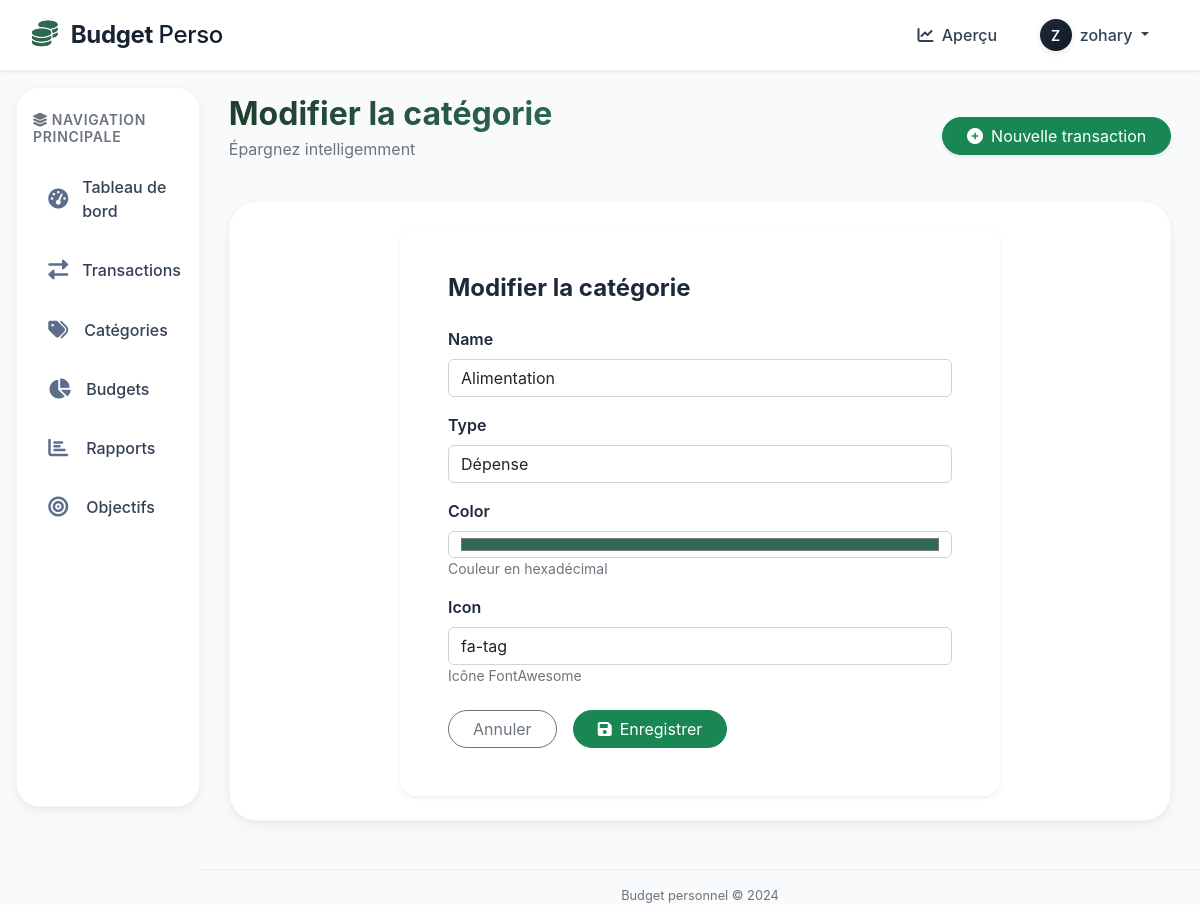
The app's page /categories/edit/1/ (signed in) with its own data.
### budget/models.py (models this page shows, shortened)
class Category(models.Model):
    TYPE_CHOICES = (
        ('income', 'Revenu'),
        ('expense', 'Dépense'),
    )
    name = models.CharField(max_length=100)
    type = models.CharField(max_length=10, choices=TYPE_CHOICES, default='expense')
    user = models.ForeignKey(User, on_delete=models.CASCADE, related_name='categories')
    color = models.CharField(max_length=7, default='#2d6a4f', help_text="Couleur en hexadécimal")
    icon = models.CharField(max_length=50, default='fa-tag', help_text="Icône FontAwesome")
    created_at = models.DateTimeField(auto_now_add=True)
    class Meta:
        unique_together = ['name', 'user']
        verbose_name_plural = "Categories"

### budget/views.py (the view)
# urls.py: path('categories/edit/<int:pk>/', views.category_update, name='category_update'),
@login_required
def category_update(request, pk):
    category = get_object_or_404(Category, pk=pk, user=request.user)
    if request.method == 'POST':
        form = CategoryForm(request.POST, instance=category)
        if form.is_valid():
            form.save()
            messages.success(request, 'Catégorie modifiée avec succès !')
            return redirect('category_list')
    else:
        form = CategoryForm(instance=category)
    return render(request, 'budget/category_form.html', {'form': form, 'title': 'Modifier la catégorie'})

### budget/forms.py
class CategoryForm(forms.ModelForm):
    class Meta:
        model = Category
        fields = ['name', 'type', 'color', 'icon']
        widgets = {
            'name': forms.TextInput(attrs={'class': 'form-control'}),
            'type': forms.Select(attrs={'class': 'form-control'}),
            'color': forms.TextInput(attrs={'type': 'color', 'class': 'form-control'}),
            'icon': forms.TextInput(attrs={'class': 'form-control', 'placeholder': 'fa-tag'}),
        }

### budget/templates/budget/category_form.html (shortened to what this page needs)
{% extends "base.html" %}
{% load static %}
{% block content %}
<div class="container">
    <div class="form-card">
        <div class="card border-0 shadow-sm rounded-4">
            <div class="card-body p-5">
                <h4 class="fw-bold mb-4">{{ title }}</h4>
                <form method="post">
                    {% for field in form %}
                    <div class="mb-3">
                        <label class="form-label fw-semibold">{{ field.label }}</label>
                        {{ field }}
                        {% if field.help_text %}
                        <small class="text-muted d-block">{{ field.help_text }}</small>
                        {% endif %}
                    </div>
                    {% endfor %}
                    <div class="d-flex gap-3 mt-4">
                        <a href="{% url 'category_list' %}" class="btn btn-outline-secondary rounded-pill px-4">
                            Annuler
                        </a>
                        <button type="submit" class="btn btn-success rounded-pill px-4">
                            <i class="fas fa-save me-2"></i>Enregistrer
                        </button>
                    </div>
                </form>
            </div>
        </div>
    </div>
</div>
{% endblock %}

### budget/templates/base.html (shortened to what this page needs)
{% load static %}
<!DOCTYPE html>
<html lang="fr">
<head>
    <link href="{% static 'bootstrap/css/bootstrap.min.css' %}" rel="stylesheet">
    <link rel="stylesheet" href="https://cdnjs.cloudflare.com/ajax/libs/font-awesome/6.0.0-beta3/css/all.min.css">
</head>
<body>
    {% if user.is_authenticated %}
    <nav class="navbar navbar-expand-lg nav-horizontal sticky-top">
        <div class="container-fluid px-0 px-lg-2">
            <a class="navbar-brand" href="{% url 'dashboard' %}">
                <i class="fas fa-coins"></i>
                Budget <span style="font-weight: 500;">Perso</span>
            </a>
            <div class="collapse navbar-collapse" id="navbarHorizontal">
                <ul class="navbar-nav ms-auto mb-2 mb-lg-0 align-items-center gap-1">
                    <li class="nav-item">
                        <a class="nav-link-horizontal" href="{% url 'dashboard' %}"><i class="fas fa-chart-line me-1"></i> Aperçu</a>
                    </li>
                    <li class="nav-item dropdown">
                        <a class="nav-link-horizontal dropdown-toggle" href="#" id="userDropdown" role="button" data-bs-toggle="dropdown" aria-expanded="false">
                            <div class="user-avatar d-inline-flex me-1" style="width: 32px;height: 32px;font-size: 14px;">
                                <span>{{ user.username|make_list|first|upper }}</span>
                            </div>
                            <span class="d-none d-md-inline">{{ user.get_full_name|default:user.username }}</span>
                        </a>
                    </li>
                </ul>
            </div>
        </div>
    </nav>
    <div class="container-fluid px-0">
        <div class="row g-0">
            <div class="col-12 col-md-4 col-lg-3 col-xl-2">
                <div class="sidebar-vertical">
                    <div class="px-1 mb-3 d-none d-md-block">
                        <h6 class="text-uppercase text-muted small fw-semibold tracking-wide">
                            <i class="fas fa-layer-group me-1"></i>Navigation principale
                        </h6>
                    </div>
                    <ul class="nav-vertical">
                        <li class="nav-item-vertical">
                            <a class="nav-link-vertical {% if request.resolver_match.url_name == 'dashboard' %}active{% endif %}" href="{% url 'dashboard' %}">
                                <i class="fas fa-tachometer-alt"></i>
                                <span>Tableau de bord</span>
                            </a>
                        </li>
                        <li class="nav-item-vertical">
                            <a class="nav-link-vertical {% if request.resolver_match.url_name == 'transaction_list' %}active{% endif %}" href="{% url 'transaction_list' %}">
                                <i class="fas fa-exchange-alt"></i>
                                <span>Transactions</span>
                            </a>
                        </li>
                        <li class="nav-item-vertical">
                            <a class="nav-link-vertical {% if request.resolver_match.url_name == 'category_list' %}active{% endif %}" href="{% url 'category_list' %}">
                                <i class="fas fa-tags"></i>
                                <span>Catégories</span>
                            </a>
                        </li>
                        <li class="nav-item-vertical">
                            <a class="nav-link-vertical {% if request.resolver_match.url_name == 'budget_list' %}active{% endif %}" href="{% url 'budget_list' %}">
                                <i class="fas fa-chart-pie"></i>
                                <span>Budgets</span>
                            </a>
                        </li>
                        <li class="nav-item-vertical">
                            <a class="nav-link-vertical {% if request.resolver_match.url_name == 'report_list' %}active{% endif %}" href="{% url 'report_list' %}">
                                <i class="fas fa-chart-bar"></i>
                                <span>Rapports</span>
                            </a>
                        </li>
                        <li class="nav-item-vertical">
                            <a class="nav-link-vertical {% if request.resolver_match.url_name == 'goal_list' %}active{% endif %}" href="{% url 'goal_list' %}">
                                <i class="fas fa-bullseye"></i>
                                <span>Objectifs</span>
                            </a>
                        </li>
                    </ul>
                </div>
            </div>
            <div class="col-12 col-md-8 col-lg-9 col-xl-10">
                <div class="main-content">
                    {% block page_header %}
                    <div class="d-flex flex-wrap justify-content-between align-items-center mb-4">
                        <div>
                            <h2 class="fw-bold mb-1" style="background: linear-gradient(135deg, #1f3b2c,#2d6a4f); -webkit-background-clip: text; background-clip: text; color: transparent;">
                            {% block page_title %}Bienvenue sur votre espace budget{% endblock %}</h2>
                            <p class="text-muted">Épargnez intelligemment</p>
                        </div>
                        <div>
                            <a href="{% url 'transaction_create' %}" class="btn btn-success rounded-pill shadow-sm px-4">
                                <i class="fas fa-plus-circle me-2"></i>Nouvelle transaction
                            </a>
                        </div>
                    </div>
                    {% endblock %}
                    <div class="content-card hover-lift">
                        {% block content %}{% endblock %}
                    </div>
                </div>
                <footer class="text-center text-muted mt-4 pt-3">
                    <span>Budget personnel © 2024</span>
                </footer>
            </div>
        </div>
    </div>
    {% else %}
        {% block auth_content %}{% endblock %}
    {% endif %}
</body>
</html>

### budget/templates/base.html (style rules this page uses)
:root { --primary-gradient: linear-gradient(135deg, #1e2b3c 0%, #0f1a24 100%); --accent-color: #2d6a4f; --accent-hover: #40916c; --sidebar-bg: #ffffff; --card-shadow: 0 8px 20px rgba(0,0,0,0.03), 0 2px 6px rgba(0,0,0,0.05); --transition-fast: all 0.2s ease; }
body { font-family: 'Inter', sans-serif; background-color: #f8fafc; overflow-x: hidden; color: #1e293b; }
.nav-horizontal { background: rgba(255, 255, 255, 0.96); backdrop-filter: blur(8px); box-shadow: 0 1px 3px rgba(0,0,0,0.05), 0 1px 2px rgba(0,0,0,0.03); padding: 0.75rem 1.5rem; border-bottom: 1px solid rgba(0,0,0,0.05); }
.navbar-brand { font-weight: 700; font-size: 1.5rem; background: var(--primary-gradient); -webkit-background-clip: text; background-clip: text; color: transparent !important; letter-spacing: -0.3px; }
.navbar-brand i { background: none; color: #2d6a4f; margin-right: 8px; font-size: 1.6rem; }
.nav-link-horizontal { color: #334155; font-weight: 500; border-radius: 40px; padding: 0.5rem 1rem !important; margin: 0 0.2rem; transition: var(--transition-fast); text-decoration: none; }
.user-avatar { width: 38px; height: 38px; background: var(--primary-gradient); border-radius: 50%; display: inline-flex; align-items: center; justify-content: center; color: white; font-weight: 600; box-shadow: 0 2px 6px rgba(0,0,0,0.1); }
.sidebar-vertical { background-color: var(--sidebar-bg); border-radius: 24px; margin: 1rem 0 1rem 1rem; box-shadow: var(--card-shadow); padding: 1.5rem 0.75rem; height: calc(100vh - 80px); position: sticky; top: 80px; transition: var(--transition-fast); border: 1px solid rgba(0,0,0,0.03); }
.nav-vertical { display: flex; flex-direction: column; gap: 0.5rem; padding-left: 0; }
.nav-item-vertical { list-style: none; }
.nav-link-vertical { display: flex; align-items: center; gap: 14px; padding: 0.85rem 1.2rem; border-radius: 18px; color: #334155; font-weight: 500; transition: var(--transition-fast); text-decoration: none; }
.nav-link-vertical i { width: 24px; font-size: 1.25rem; color: #5b6e8c; transition: var(--transition-fast); }
.main-content { padding: 1.5rem 1.8rem; min-height: calc(100vh - 76px); }
.content-card { background: white; border-radius: 28px; box-shadow: var(--card-shadow); padding: 1.5rem; transition: all 0.2s; border: 1px solid rgba(0,0,0,0.03); }
.hover-lift { transition: transform 0.2s, box-shadow 0.2s; }
footer { font-size: 0.8rem; border-top: 1px solid #e9ecef; margin-top: 2rem; }
.tracking-wide { letter-spacing: 0.05em; }

### budget/templates/budget/category_form.html (style rules this page uses)
.form-card { max-width: 600px; margin: 0 auto; }

### records on screen
Category: form "Alimentation" "Dépense" "#2d6a4f" "fa-tag"

### other values on screen
{{ user.username|make_list|first|upper }} "Z"
{{ user.get_full_name|default:user.username }} "zohary"
{{ title }} "Modifier la catégorie"
{{ field.label }} "Name" "Type" "Color" "Icon"
{{ field.help_text }} "Couleur en hexadécimal" "Icône FontAwesome"
